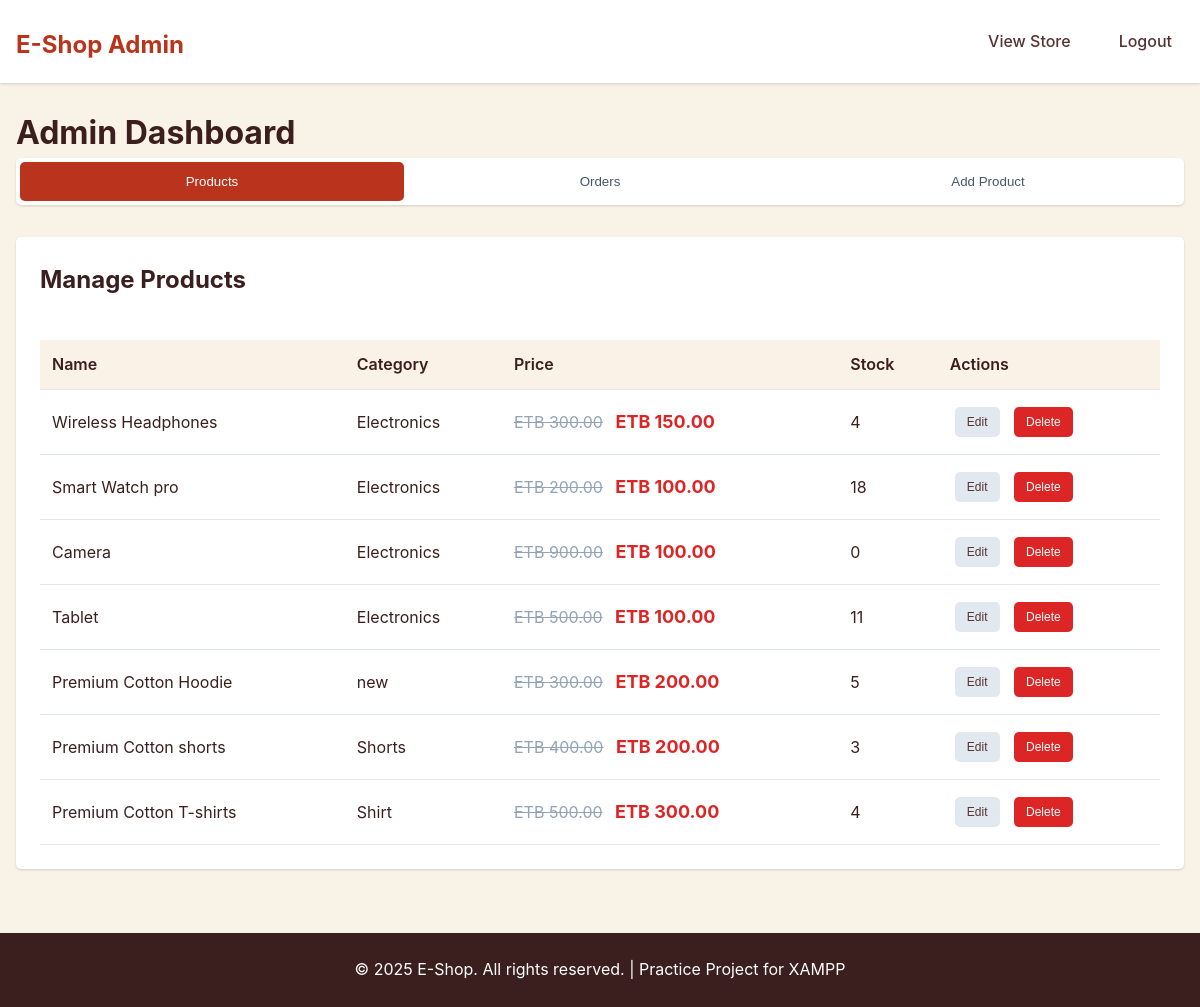
Screenshot of /admin.php (signed in) with the database file from the repository.
### tables this page shows
CREATE TABLE `products` (
  `id` int NOT NULL,
  `name` varchar(255) NOT NULL,
  `price` int NOT NULL,
  `category` varchar(255) NOT NULL,
  `created_at` date NOT NULL,
  `description` text NOT NULL,
  `image` varchar(255) NOT NULL,
  `stock` int NOT NULL DEFAULT '2',
  `discount_price` int NOT NULL DEFAULT '100'
);

### admin.php (the view, shortened to what this page needs)
<?php
require_once 'config.php';
$products = getProducts();
?>
<!DOCTYPE html>
<html lang="en">
<head>
    <link rel="stylesheet" href="style.css">
</head>
<body>
    <header class="header">
        <div class="container">
            <div class="nav-brand">
                <h1><a href="index.php">E-Shop Admin</a></h1>
            </div>
            <nav class="nav-menu">
                <a href="index.php">View Store</a>
                <a href="login.php?action=logout">Logout</a>
            </nav>
        </div>
    </header>
    <main class="main">
        <div class="container">
            <h1>Admin Dashboard</h1>
            <div class="admin-tabs">
                <button class="tab-btn active" data-tab="products">Products</button>
                <button class="tab-btn" data-tab="orders">Orders</button>
                <button class="tab-btn" data-tab="add-product">Add Product</button>
            </div>
            <div class="tab-content active" id="products-tab">
                <h2>Manage Products</h2>
                <div class="products-table">
                    <table>
                        <thead>
                            <tr>
                                <th>Name</th>
<th>Category</th>
<th>Price</th>
<th>Stock</th>
<th>Actions</th>
                            </tr>
                        </thead>
                        <tbody>
                            <?php foreach ($products as $product): ?>
                                <tr>
                                    <td><?= htmlspecialchars($product['name']) ?></td>
<td><?= htmlspecialchars($product['category']) ?></td>
<td><?= formatPrice($product['price'], $product['discount_price']) ?></td>
<td><?= $product['stock'] ?></td>
<td>
                                        <button class="btn btn-small btn-secondary edit-product" data-id="<?= $product['id'] ?>">Edit</button>
                                        <form method="POST" style="display: inline;">
                                            <button type="submit" class="btn btn-small btn-danger" onclick="return confirm('Are you sure?')">Delete</button>
                                        </form>
                                    </td>
                                </tr>
                            <?php endforeach; ?>
                        </tbody>
                    </table>
                </div>
            </div>
        </div>
    </main>
    <footer class="footer">
        <div class="container">
            <p>&copy; 2025 E-Shop. All rights reserved. | Practice Project for XAMPP</p>
        </div>
    </footer>
</body>
</html>

### config.php (shortened to what this page needs)
<?php
function getConnection() {
    try {
        $pdo = new PDO("mysql:host=" . DB_HOST . ";dbname=" . DB_NAME, DB_USER, DB_PASS);
        $pdo->setAttribute(PDO::ATTR_ERRMODE, PDO::ERRMODE_EXCEPTION);
        return $pdo;
    } catch(PDOException $e) {
        die("Connection failed: " . $e->getMessage());
    }
}
function formatPrice($price, $discountPrice = null) {
    if ($discountPrice && $discountPrice < $price) {
        return '<span class="price-original">ETB ' . number_format($price, 2) . '</span> <span class="price-discount">ETB ' . number_format($discountPrice, 2) . '</span>';
    }
    return '<span class="price">ETB ' . number_format($price, 2) . '</span>';
}
function getProducts($search = '', $category = '', $limit = null) {
    $pdo = getConnection();
    $sql = "SELECT * FROM products WHERE 1=1";
    $params = [];
    $sql .= " ORDER BY created_at DESC";
    $stmt = $pdo->prepare($sql);
    $stmt->execute($params);
    return $stmt->fetchAll(PDO::FETCH_ASSOC);
}
?>

### style.css (style rules this page uses)
:root { --primary-color: #b6280ff1; --primary-dark: #690f0ff1; --secondary-color: #64748b; --accent-color: #10b981; --warning-color: #f59e0b; --error-color: #dc2626; --success-color: #059669; --gray-50: #f7ecd9a6; --gray-100: #f1f5f9; --gray-200: #e2e8f0; --gray-300: #cbd5e1; --gray-400: #94a3b8; --gray-500: #64748b; --gray-600: #475569; --gray-700: #553333; --gray-800: #3b1e1e; --gray-900: #2a0f0f; --white: #ffffff; --black: #000000; --font-family: 'Inter', -apple-system, BlinkMacSystemFont, 'Segoe UI', Roboto, sans-serif; --border-radius: 5px; --shadow: 0 1px 3px 0 rgba(0, 0, 0, 0.1), 0 1px 2px 0 rgba(0, 0, 0, 0.06); --shadow-lg: 0 10px 15px -3px rgba(0, 0, 0, 0.1), 0 4px 6px -2px rgba(0, 0, 0, 0.05); --transition: all 0.2s ease-in-out; }
* { margin: 0; padding: 0; box-sizing: border-box; }
body { font-family: var(--font-family); line-height: 1.6; color: var(--gray-800); background-color: var(--gray-50); }
.container { max-width: 1200px; margin: 0 auto; padding: 0 16px; }
.header { background: var(--white); box-shadow: var(--shadow); position: sticky; top: 0; z-index: 100; }
.header .container { display: flex; justify-content: space-between; align-items: center; padding: 16px; }
.nav-brand h1 a { color: var(--primary-color); text-decoration: none; font-size: 24px; font-weight: 700; }
.nav-menu { display: flex; gap: 24px; align-items: center; }
.nav-menu a { color: var(--gray-700); text-decoration: none; font-weight: 500; transition: var(--transition); padding: 8px 12px; border-radius: var(--border-radius); }
.main { min-height: calc(100vh - 140px); padding: 24px 0; }
.price-original { font-size: 16px; color: var(--gray-400); text-decoration: line-through; margin-right: 8px; }
.price-discount { font-size: 18px; font-weight: 700; color: var(--error-color); }
.btn { padding: 5px 10px; border: none; border-radius: var(--border-radius); font-size: 14px; font-weight: 500; text-decoration: none; display: inline-block; text-align: center; cursor: pointer; transition: var(--transition); line-height: 1.5; margin:5px; height: fit-content; }
.btn-secondary { background: var(--gray-200); color: var(--gray-700); }
.btn-danger { background: var(--error-color); color: var(--white); }
.btn-small { padding: 6px 12px; font-size: 12px; }
.admin-tabs { display: flex; gap: 4px; margin-bottom: 32px; background: var(--white); padding: 4px; border-radius: var(--border-radius); box-shadow: var(--shadow); }
.tab-btn { flex: 1; padding: 12px 24px; background: transparent; border: none; border-radius: var(--border-radius); cursor: pointer; font-weight: 500; color: var(--gray-600); transition: var(--transition); }
.tab-btn.active { background: var(--primary-color); color: var(--white); }
.tab-content { display: none; background: var(--white); padding: 24px; border-radius: var(--border-radius); box-shadow: var(--shadow); }
.tab-content.active { display: block; }
.tab-content h2 { margin-bottom: 24px; color: var(--gray-800); }
.products-table, .orders-table { overflow-x: auto; }
.products-table table, .orders-table table { width: 100%; border-collapse: collapse; margin-top: 16px; }
.products-table th, .products-table td, .orders-table th, .orders-table td { padding: 12px; text-align: left; border-bottom: 1px solid var(--gray-200); }
.products-table th, .orders-table th { background: var(--gray-50); font-weight: 600; color: var(--gray-800); }
.footer { background: var(--gray-800); color: var(--white); text-align: center; padding: 24px 0; margin-top: 40px; }

### rows the page displays
products: name "Wireless Headphones", category "Electronics", price "300.00", discount_price "150.00", stock "4"
products: name "Smart Watch pro", category "Electronics", price "200.00", discount_price "100.00", stock "18"
products: name "Camera", category "Electronics", price "900.00", discount_price "100.00", stock "0"
products: name "Tablet", category "Electronics", price "500.00", discount_price "100.00", stock "11"
products: name "Premium Cotton Hoodie", category "new", price "300.00", discount_price "200.00", stock "5"
products: name "Premium Cotton shorts", category "Shorts", price "400.00", discount_price "200.00", stock "3"
products: name "Premium Cotton T-shirts", category "Shirt", price "500.00", discount_price "300.00", stock "4"
